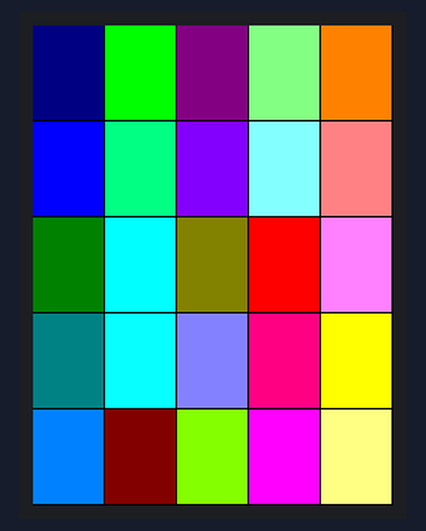
Bench run of a program on a simulated ESP32 board running MicroPython. Shown: 240×320 colour display. What the program prints to the serial console is not drawn. At 10.2 s the program stops and its outputs stay as they are.

Above: at 1.0 s.

The program:

colored_squares_.py
```python
"""
ILI9341 demo (colored squares).
"""
from time import sleep
from ili9341 import Display
from machine import Pin, SPI
from sys import modules
import mySetup

RED = const(0XF800)  # (255, 0, 0)
GREEN = const(0X07E0)  # (0, 255, 0)
BLUE = const(0X001F)  # (0, 0, 255)
YELLOW = const(0XFFE0)  # (255, 255, 0)
FUCHSIA = const(0XF81F)  # (255, 0, 255)
AQUA = const(0X07FF)  # (0, 255, 255)
MAROON = const(0X8000)  # (128, 0, 0)
DARKGREEN = const(0X0400)  # (0, 128, 0)
NAVY = const(0X0010)  # (0, 0, 128)
TEAL = const(0X0410)  # (0, 128, 128)
PURPLE = const(0X8010)  # (128, 0, 128)
OLIVE = const(0X8400)  # (128, 128, 0)
ORANGE = const(0XFC00)  # (255, 128, 0)
DEEP_PINK = const(0XF810)  # (255, 0, 128)
CHARTREUSE = const(0X87E0)  # (128, 255, 0)
SPRING_GREEN = const(0X07F0)  # (0, 255, 128)
INDIGO = const(0X801F)  # (128, 0, 255)
DODGER_BLUE = const(0X041F)  # (0, 128, 255)
CYAN = const(0X87FF)  # (128, 255, 255)
PINK = const(0XFC1F)  # (255, 128, 255)
LIGHT_YELLOW = const(0XFFF0)  # (255, 255, 128)
LIGHT_CORAL = const(0XFC10)  # (255, 128, 128)
LIGHT_GREEN = const(0X87F0)  # (128, 255, 128)
LIGHT_SLATE_BLUE = const(0X841F)  # (128, 128, 255)
WHITE = const(0XFFF)  # (255, 255, 255)

colors = [RED,
          GREEN,
          BLUE,
          YELLOW,
          FUCHSIA,
          AQUA,
          MAROON,
          DARKGREEN,
          NAVY,
          TEAL,
          PURPLE,
          OLIVE,
          ORANGE,
          DEEP_PINK,
          CHARTREUSE,
          SPRING_GREEN,
          INDIGO,
          DODGER_BLUE,
          CYAN,
          PINK,
          LIGHT_YELLOW,
          LIGHT_CORAL,
          LIGHT_GREEN,
          LIGHT_SLATE_BLUE,
          WHITE ]

def test():
    display = mySetup.createMyDisplay()

    colors.sort()
    c = 0
    for x in range(0, 240, 48):
        for y in range(0, 320, 64):
            display.fill_rectangle(x, y, 47, 63, colors[c])
            c += 1
    sleep(9)
    display.cleanup()


test()
```

mySetup.py
```python
from ili9341 import Display
from machine import Pin, SPI, SoftSPI

TFT_CLK_PIN = const('D13')
TFT_MOSI_PIN = const('D11')
TFT_MISO_PIN = const('D12')

TFT_CS_PIN = const('D9')
TFT_RST_PIN = const('D8')
TFT_DC_PIN = const('D10')

def createMyDisplay():
    #spiTFT = SoftSPI(baudrate=40000000, sck=Pin(TFT_CLK_PIN), mosi=Pin(TFT_MOSI_PIN), miso=Pin(TFT_MISO_PIN))
    spiTFT = SPI(0, baudrate=4_000_000)
    display = Display(spiTFT, dc=Pin(TFT_DC_PIN), cs=Pin(TFT_CS_PIN), rst=Pin(TFT_RST_PIN))
    return display
```

Measured:
- what the display in image 0 shows lasts 9.0 s, from 0.9 s to 9.9 s
